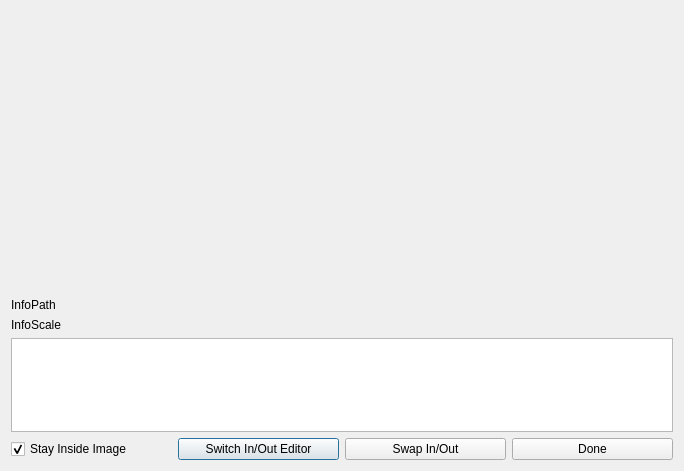
<?xml version="1.0" encoding="UTF-8"?>
<ui version="4.0">
 <class>Form_PanAndZoomEffect</class>
 <widget class="QDialog" name="Form_PanAndZoomEffect">
  <property name="windowModality">
   <enum>Qt::WindowModality::ApplicationModal</enum>
  </property>
  <property name="geometry">
   <rect>
    <x>0</x>
    <y>0</y>
    <width>684</width>
    <height>471</height>
   </rect>
  </property>
  <property name="windowTitle">
   <string>Pan and Zoom Effect</string>
  </property>
  <layout class="QVBoxLayout" name="verticalLayout" stretch="3,0,0,1,0">
   <item>
    <widget class="ImageWidget" name="image" native="true"/>
   </item>
   <item>
    <widget class="QLabel" name="labelInfoPath">
     <property name="text">
      <string>InfoPath</string>
     </property>
    </widget>
   </item>
   <item>
    <widget class="QLabel" name="labelInfoScale">
     <property name="text">
      <string>InfoScale</string>
     </property>
    </widget>
   </item>
   <item>
    <widget class="QListView" name="listView"/>
   </item>
   <item>
    <layout class="QHBoxLayout" name="horizontalLayout">
     <item>
      <widget class="QCheckBox" name="checkboxStayInside">
       <property name="text">
        <string>Stay Inside Image</string>
       </property>
       <property name="checked">
        <bool>true</bool>
       </property>
      </widget>
     </item>
     <item>
      <widget class="QPushButton" name="buttonSwitchInOutEditor">
       <property name="text">
        <string>Switch In/Out Editor</string>
       </property>
      </widget>
     </item>
     <item>
      <widget class="QPushButton" name="buttonSwapInOutEditor">
       <property name="text">
        <string>Swap In/Out</string>
       </property>
      </widget>
     </item>
     <item>
      <widget class="QPushButton" name="buttonDone">
       <property name="text">
        <string>Done</string>
       </property>
      </widget>
     </item>
    </layout>
   </item>
  </layout>
 </widget>
 <customwidgets>
  <customwidget>
   <class>ImageWidget</class>
   <extends>QWidget</extends>
   <header>image_widget</header>
   <container>1</container>
  </customwidget>
 </customwidgets>
 <resources/>
 <connections/>
</ui>
